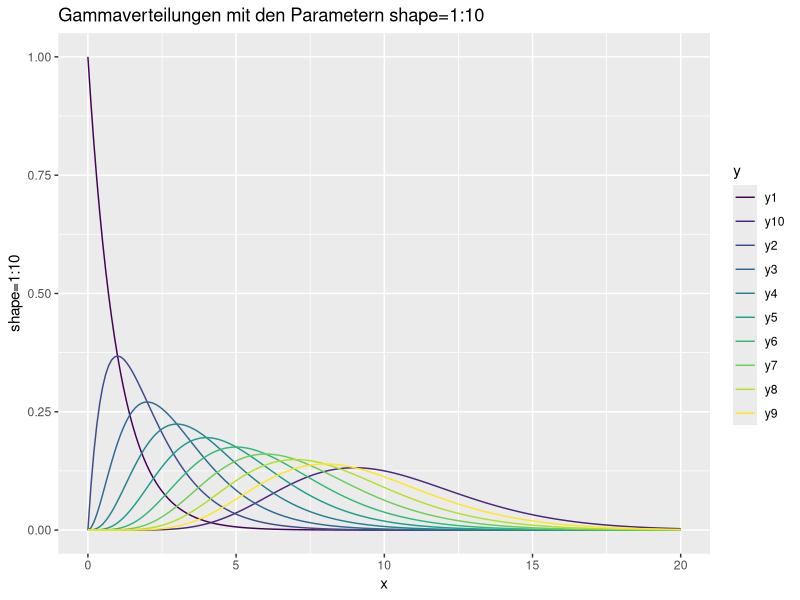
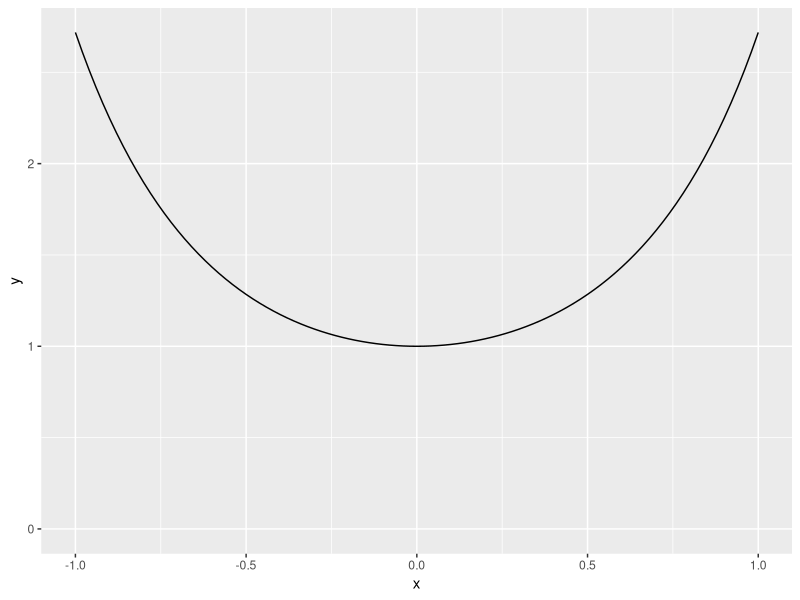
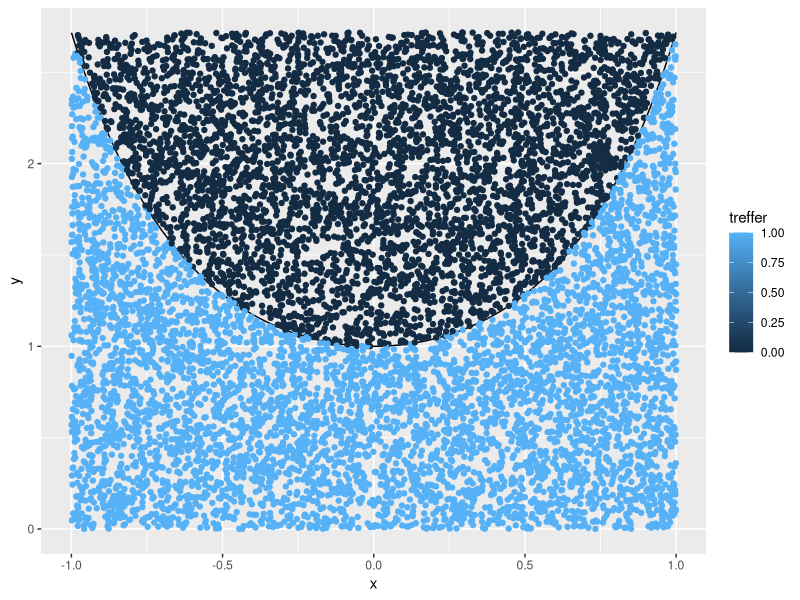
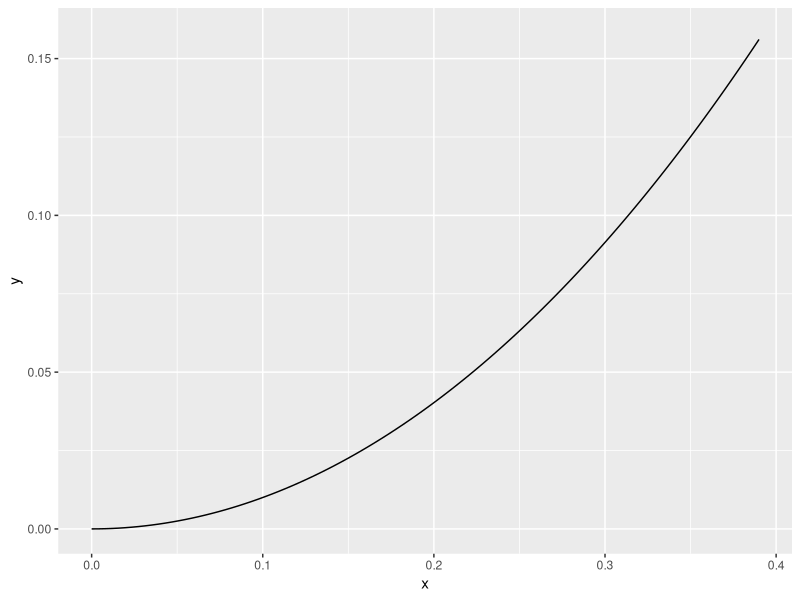
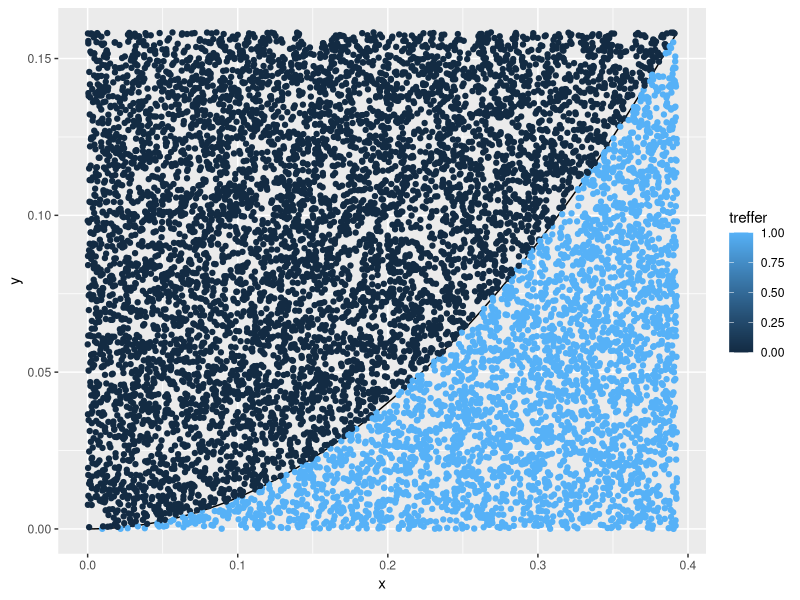
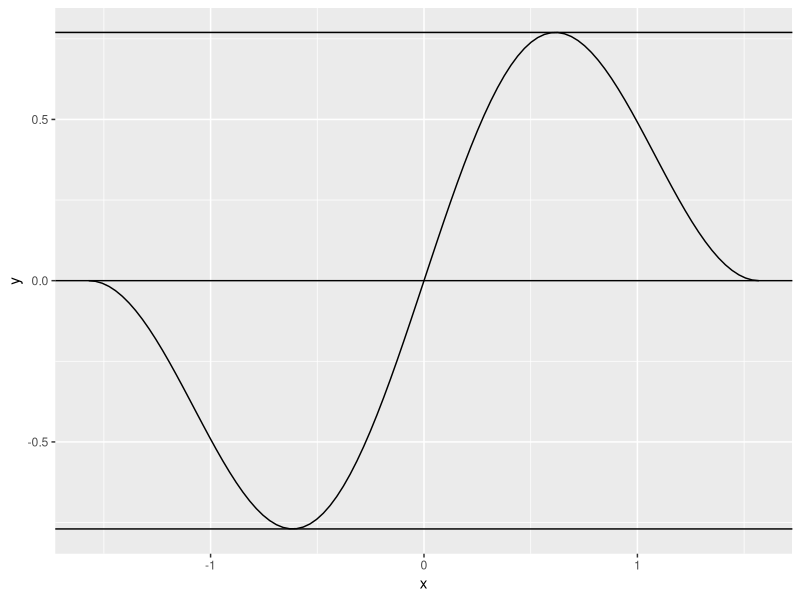
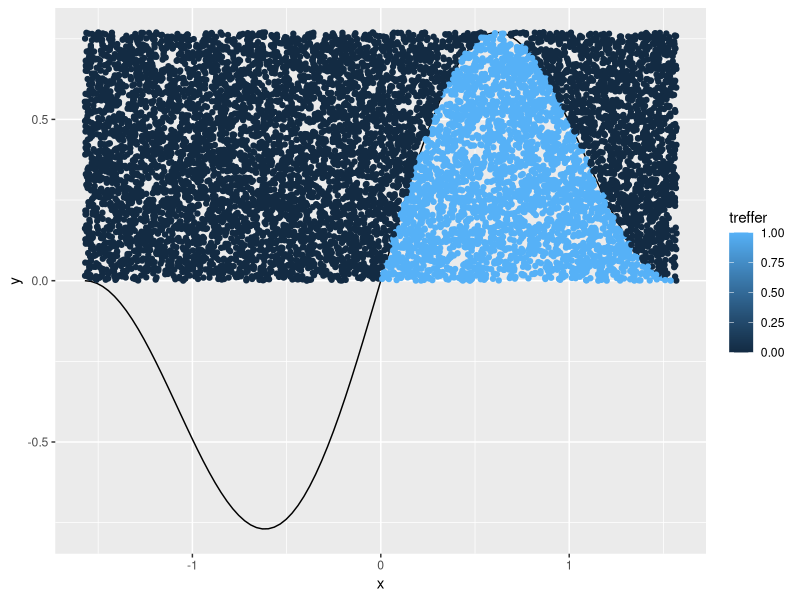
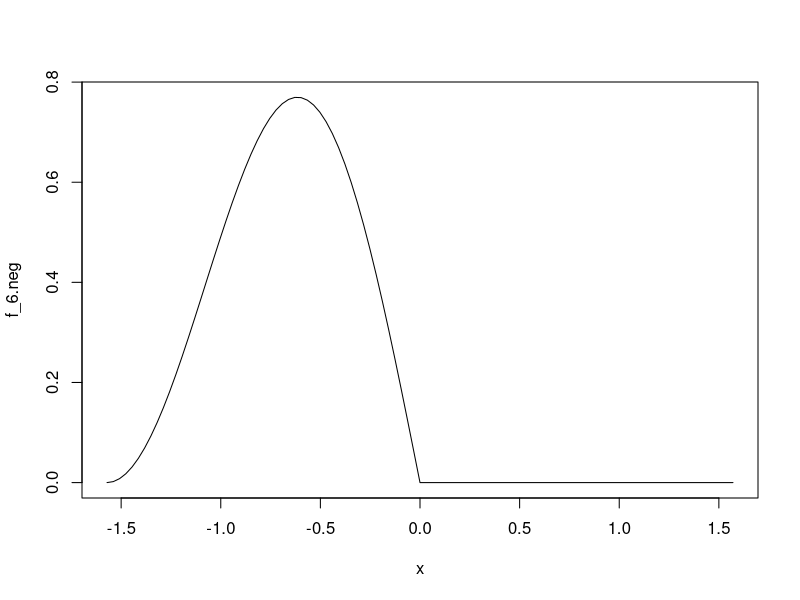

These charts were generated, in order, by the following R code:
## ---- chunk 1
knitr::opts_chunk$set(message = FALSE, warning = FALSE, error = FALSE)
## ---- chunk 2
x = seq(0, 20, 0.1)
plot <- data.frame(x = x,
                   y1 = dgamma(x,1,1),
                   y2 = dgamma(x,2,1),
                   y3 = dgamma(x,3,1),
                   y4 = dgamma(x,4,1),
                   y5 = dgamma(x,5,1),
                   y6 = dgamma(x,6,1),
                   y7 = dgamma(x,7,1),
                   y8 = dgamma(x,8,1),
                   y9 = dgamma(x,9,1),
                   y10 = dgamma(x,10,1))
## Frage: Wie 10 Variablen direkt und effizienter generiert werden? 

library(tidyr)
plot_long <- gather(plot,y,value,-x)

library(ggplot2)
ggplot(plot_long, aes(x = x, y = value, color = y)) +
  geom_line() +
  scale_color_viridis_d() +
  labs(title = "Gammaverteilungen mit den Parametern shape=1:10",
       x = "x", y = "shape=1:10")
## ---- chunk 3
plot <- mapply(dgamma, shape=setNames(1:10, paste0("y",1:10)), MoreArgs = list(x=x))
plot <- cbind(x,as.data.frame(plot))
# statt setNames geht auch: structure(1:10, names=paste0("y",1:10))

# oder tidy (mit tibbles):
plot <- purrr::map_dfc(.x = setNames(1:10, paste0("y",1:10)), .f=dgamma, x=x)
# Achtung, hier ist noch keine Spalte mit den Werten x vorhanden
## ---- chunk 4
f_1 <- function(x) {
  log(1-tan(x^3/2))
}
mean(f_1(runif(1e6, 0, 1)))


f_2 <- function(x, y) {
  sin(x + y)
}
mean(f_2(runif(1e6, 0, 1), runif(1e6, 0, 1)))


f_3 <- function(x, y) {
  0.5 * x^2 - 0.5 * y^2
}
6 * 6 * mean(f_3(runif(1e6, -3, 3), runif(1e6, -3, 3)))
## ---- chunk 5
## Präsenzaufgabe 4a(1)
f_4 <- function(x) {
  exp(x^2)
}

## Rechteck
ggplot(data.frame(x = seq(-1, 1, 0.1)), aes(x))+
  stat_function(fun = f_4)+
  ylim(0,exp(1))

## data simulation  
data <- data.frame(n = 1:10000,
                   x = runif(10000,-1,1),
                   y = runif(10000,0,exp(1)))

data$treffer <- 0
data$treffer[data$y <= exp((data$x)^2)] <- 1

## Integral rechnen
Integral <- sum(data$treffer==1)/10000*2*exp(1)
Integral

## Visualisierung
ggplot(data, aes(x = x, y = y, color = treffer)) +
  stat_function(fun = f_4)+
  geom_point()







## Präsenzaufgabe 4a(2)
f_5 <- function(x) {
  log(1 + tan(x)^2)
}
## Rechteck
ggplot(data.frame(x = seq(0, pi/8, 0.01)), aes(x))+
  stat_function(fun = f_5)+
  ylim(f_5(0),f_5(pi/8))
## ---- chunk 6
## data simulation           
data2 <- data.frame(n = 1:10000,
                    x = runif(10000,0, pi/8),
                    y = runif(10000,f_5(0),f_5(pi/8)))

data2$treffer <- 0
data2$treffer[data2$y <= f_5(data2$x)] <- 1

## Integral rechnen
Integral <- sum(data2$treffer==1)/10000*pi/8*(f_5(pi/8)-f_5(0))
Integral

## Visualisierung
ggplot(data2, aes(x = x, y = y, color = treffer)) +
  stat_function(fun = f_5)+
  geom_point()







## Präsenzaufgabe 4a(3)
f_6 <- function(x) {
  sin(2 * x) * cos(x)
}
## bekommen fmax
fmax <- optimize(f_6,lower=-pi/2,upper=pi/2,maximum=T)$maximum
fmin <- optimize(f_6,lower=-pi/2,upper=pi/2,maximum=F)$minimum

## Rechteck
ggplot(data.frame(x = seq(-pi/2, pi/2, 0.01)), aes(x))+
  stat_function(fun = f_6)+
  geom_hline(yintercept=0)+
  geom_hline(yintercept=f_6(fmax))+
  geom_hline(yintercept=f_6(fmin))

## data simulation           
data3 <- data.frame(n = 1:10000,
                    x = runif(10000,-pi/2, pi/2),
                    y = runif(10000,0,f_6(fmax)))

data3$treffer <- 0
data3$treffer[data3$y <= f_6(data3$x)] <- 1

Integral <- sum(data3$treffer==1)/10000*pi*(f_6(fmax)-0)
Integral

ggplot(data3, aes(x = x, y = y, color = treffer)) +
  stat_function(fun = f_6)+
  geom_point()

## Well, es scheint nicht richt,das Ergebnis nicht mit folgend übereinstimmt.
f <- function(x) {sin(2*x) * cos(x)}
pi * mean(f(runif(1e6, -pi/2, pi/2)))
## ---- chunk 7
# Positivteil von f_6 wurde bereits oben betrachtet
#f_6.pos <- function(x) max(0,f_6(x))

#...

# Wir betrachten jetzt den Negativteil von f_6:
f_6.neg <- function(x) abs(pmin(0,f_6(x)))
plot(f_6.neg, xlim=c(-pi/2,pi/2))

# man verfährt jetzt wieder genau wie oben für f_6:
fmax <- optimize(f_6.neg,lower=-pi/2,upper=pi/2,maximum=T)$maximum 

## Monte Carlo simulation           
data3.neg <- data.frame(n = 1:10000,
                    x = runif(10000,-pi/2, pi/2), # oder runif(10000,-pi/2, 0) für mehr Effizienz
                    y = runif(10000,0,f_6.neg(fmax)*1.1))  # Extremwert mit zusätzlichem Sicherheitsabstand

data3.neg$treffer <- 0
data3.neg$treffer[data3.neg$y <= f_6.neg(data3.neg$x)] <- 1

Integral.neg <- sum(data3.neg$treffer==1)/10000*pi*(f_6.neg(fmax)*1.1-0)
Integral.neg

ggplot(data3.neg, aes(x = x, y = y, color = treffer)) +
  stat_function(fun = f_6.neg)+
  geom_point()

Integral.gesamt <- Integral - Integral.neg
Integral.gesamt

# es kommt ungefähr 0 heraus.
